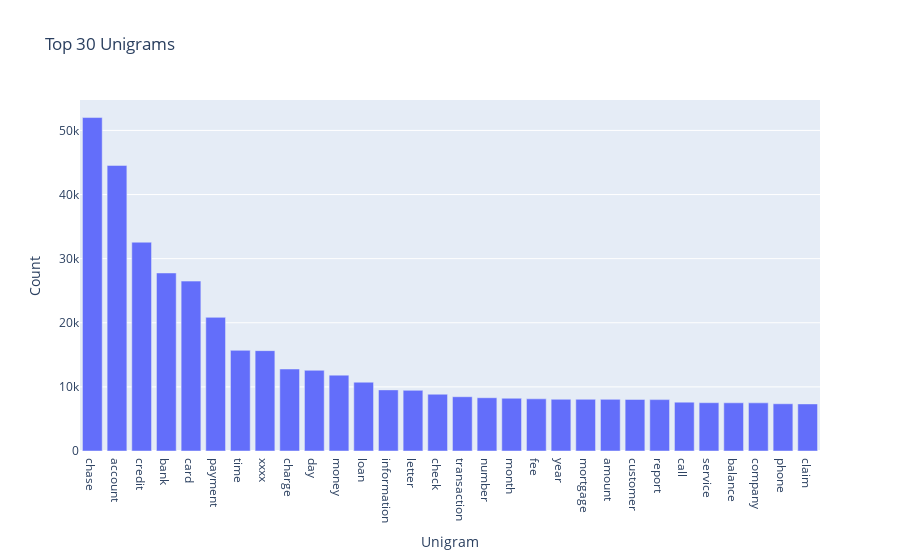

The cell this chart's notebook holds for it:
### Code cell
#Write your code here to find the top 30 unigram frequency among the complaints in the cleaned datafram(df_clean).
#Get the top 30 unigrams dataframe
unigram_df = get_top_ngrams(df_clean['complaint_POS_removed'], n=1, top_k=30)
print(unigram_df)

#Create a bar plot for the top 30 unigram frequency
fig = px.bar(
    unigram_df,
    x='token',
    y='freq',
    title='Top 30 Unigrams',
    labels={'token': 'Unigram', 'freq': 'Count'}
)

#Display the figure
fig.show()

### Figure 1 — Plotly figure (JSON) as saved in the notebook; plotly's stock layout.template omitted (floating-point values rounded to 4 significant figures)
{"data": [{"alignmentgroup": "True", "hovertemplate": "Unigram=%{x}<br>Count=%{y}<extra></extra>", "legendgroup": "", "marker": {"color": "#636efa", "pattern": {"shape": ""}}, "name": "", "offsetgroup": "", "orientation": "v", "showlegend": false, "textposition": "auto", "type": "bar", "x": ["chase", "account", "credit", "bank", "card", "payment", "time", "xxxx", "charge", "day", "money", "loan", "information", "letter", "check", "transaction", "number", "month", "fee", "year", "mortgage", "amount", "customer", "report", "call", "service", "balance", "company", "phone", "claim"], "xaxis": "x", "y": [52008, 44540, 32565, 27766, 26497, 20845, 15698, 15655, 12789, 12586, 11832, 10732, 9531, 9461, 8856, 8466, 8309, 8229, 8137, 8066, 8063, 8055, 8043, 8016, 7621, 7535, 7516, 7510, 7367, 7343], "yaxis": "y"}], "layout": {"barmode": "relative", "legend": {"tracegroupgap": 0}, "title": {"text": "Top 30 Unigrams"}, "xaxis": {"anchor": "y", "domain": [0, 1], "title": {"text": "Unigram"}}, "yaxis": {"anchor": "x", "domain": [0, 1], "title": {"text": "Count"}}}}
